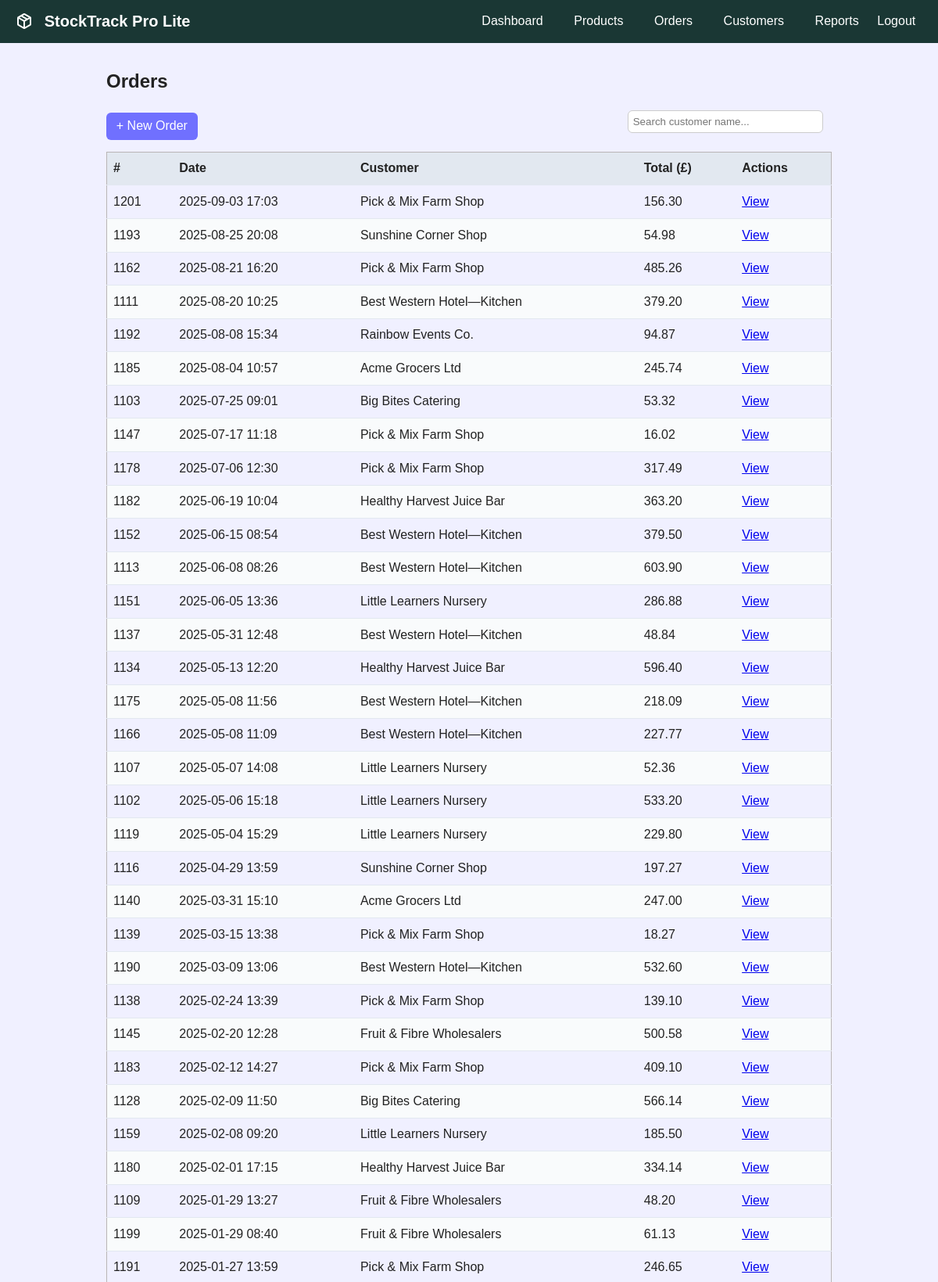
/StockTrackProLite/orders.php (upper part), run on the app's committed database.
### tables this page shows
CREATE TABLE `orders` (
  `id` int(11) NOT NULL AUTO_INCREMENT,
  `customer_id` int(11) DEFAULT NULL,
  `order_date` datetime NOT NULL,
  `total` decimal(10,2) NOT NULL,
  PRIMARY KEY (`id`),
  KEY `customer_id` (`customer_id`),
  CONSTRAINT `orders_ibfk_1` FOREIGN KEY (`customer_id`) REFERENCES `customers` (`id`)
);

CREATE TABLE `customers` (
  `id` int(11) NOT NULL AUTO_INCREMENT,
  `name` varchar(100) NOT NULL,
  `phone` varchar(30) DEFAULT NULL,
  `email` varchar(100) DEFAULT NULL,
  `address` text DEFAULT NULL,
  `is_active` TINYINT(1) NOT NULL DEFAULT 1,
  PRIMARY KEY (`id`)
);

### StockTrackProLite/orders.php (the view, shortened to what this page needs)
<?php
include __DIR__ . '/includes/db.php';
include __DIR__ . '/includes/header.php';
$orders = mysqli_fetch_all(mysqli_query($conn, "SELECT o.id, o.order_date, o.total,
           c.name AS customer
    FROM orders o
    LEFT JOIN customers c ON c.id = o.customer_id
    ORDER BY o.order_date DESC
"), MYSQLI_ASSOC);
?>
<h2>Orders</h2>
<div style="display:flex; align-items:center; gap: 550px;0px; margin-bottom:12px;">
<a href="order_new.php" class="btn">+ New Order</a>
<input
    type="text"
    id="searchCustomer"
    placeholder="Search customer name..."
    style="padding:6px; width:250px; margin-bottom:12px;"
>
</div>
<table>
    <thead>
        <tr>
            <th>#</th>
            <th>Date</th>
            <th>Customer</th>
            <th>Total (£)</th>
            <th>Actions</th>
        </tr>
    </thead>
    <tbody>
    <?php if (empty($orders)): ?>
        <tr><td colspan="5">No orders yet.</td></tr>
    <?php else: ?>
        <?php foreach ($orders as $row): ?>
            <tr data-customer="<?php echo strtolower($row['customer'] ?? ''); ?>">
                <td><?php echo $row['id']; ?></td>
                <td><?php echo date('Y-m-d H:i', strtotime($row['order_date'])); ?></td>
                <td><?php echo htmlspecialchars($row['customer'] ?? '-'); ?></td>
                <td><?php echo number_format($row['total'], 2); ?></td>
                <td><a href="order_view.php?id=<?php echo $row['id']; ?>">View</a></td>
            </tr>
        <?php endforeach; ?>
    <?php endif; ?>
    </tbody>
</table>

### css/style.css (style rules this page uses)
:root { --primary: #1a3734; --primary-dark: #102220; --secondary: #7070ff; --background: #f0f0ff; --card: #ffffff; --border: #b9b5b5; --btn-secondary: #325730; --gray: #e2e8f0; --text: #222; --text-light: #fff; --radius: 6px; }
* { box-sizing: border-box; }
body { margin: 0; font-family: Cabin, Arial, Helvetica, sans-serif; background: var(--background); color: var(--text); line-height: 1.4; }
table { width: 100%; border-collapse: collapse; margin-bottom: 1.5rem; border: 1px solid var(--border) }
th, td { padding: .6rem .5rem; border-bottom: 1px solid var(--gray); text-align: left; }
th { background: var(--gray); font-weight: 600; }
tr:nth-child(even) { background: #f9fbfc; }
input[type=text], input[type=password], input[type=number], select, textarea { width: 100%; padding: .45rem; border: 1px solid #ccc; border-radius: var(--radius); }
.btn { background: var(--secondary); color: var(--text-light); padding: .4rem .8rem; border-radius: var(--radius); text-decoration: none; }

### data on the page
orders: id "1201", order_date "2025-09-03 17:03", customer.name "Pick & Mix Farm Shop", total "156.30"
orders: id "1193", order_date "2025-08-25 20:08", customer.name "Sunshine Corner Shop", total "54.98"
orders: id "1162", order_date "2025-08-21 16:20", customer.name "Pick & Mix Farm Shop", total "485.26"
orders: id "1111", order_date "2025-08-20 10:25", customer.name "Best Western Hotel—Kitchen", total "379.20"
orders: id "1192", order_date "2025-08-08 15:34", customer.name "Rainbow Events Co.", total "94.87"
orders: id "1185", order_date "2025-08-04 10:57", customer.name "Acme Grocers Ltd", total "245.74"
orders: id "1103", order_date "2025-07-25 09:01", customer.name "Big Bites Catering", total "53.32"
orders: id "1147", order_date "2025-07-17 11:18", customer.name "Pick & Mix Farm Shop", total "16.02"
orders: id "1178", order_date "2025-07-06 12:30", customer.name "Pick & Mix Farm Shop", total "317.49"
orders: id "1182", order_date "2025-06-19 10:04", customer.name "Healthy Harvest Juice Bar", total "363.20"
orders: id "1152", order_date "2025-06-15 08:54", customer.name "Best Western Hotel—Kitchen", total "379.50"
orders: id "1113", order_date "2025-06-08 08:26", customer.name "Best Western Hotel—Kitchen", total "603.90"
orders: id "1151", order_date "2025-06-05 13:36", customer.name "Little Learners Nursery", total "286.88"
orders: id "1137", order_date "2025-05-31 12:48", customer.name "Best Western Hotel—Kitchen", total "48.84"
orders: id "1134", order_date "2025-05-13 12:20", customer.name "Healthy Harvest Juice Bar", total "596.40"
orders: id "1175", order_date "2025-05-08 11:56", customer.name "Best Western Hotel—Kitchen", total "218.09"
orders: id "1166", order_date "2025-05-08 11:09", customer.name "Best Western Hotel—Kitchen", total "227.77"
orders: id "1107", order_date "2025-05-07 14:08", customer.name "Little Learners Nursery", total "52.36"
orders: id "1102", order_date "2025-05-06 15:18", customer.name "Little Learners Nursery", total "533.20"
orders: id "1119", order_date "2025-05-04 15:29", customer.name "Little Learners Nursery", total "229.80"
orders: id "1116", order_date "2025-04-29 13:59", customer.name "Sunshine Corner Shop", total "197.27"
orders: id "1140", order_date "2025-03-31 15:10", customer.name "Acme Grocers Ltd", total "247.00"
orders: id "1139", order_date "2025-03-15 13:38", customer.name "Pick & Mix Farm Shop", total "18.27"
orders: id "1190", order_date "2025-03-09 13:06", customer.name "Best Western Hotel—Kitchen", total "532.60"
orders: id "1138", order_date "2025-02-24 13:39", customer.name "Pick & Mix Farm Shop", total "139.10"
orders: id "1145", order_date "2025-02-20 12:28", customer.name "Fruit & Fibre Wholesalers", total "500.58"
orders: id "1183", order_date "2025-02-12 14:27", customer.name "Pick & Mix Farm Shop", total "409.10"
orders: id "1128", order_date "2025-02-09 11:50", customer.name "Big Bites Catering", total "566.14"
orders: id "1159", order_date "2025-02-08 09:20", customer.name "Little Learners Nursery", total "185.50"
orders: id "1180", order_date "2025-02-01 17:15", customer.name "Healthy Harvest Juice Bar", total "334.14"
orders: id "1109", order_date "2025-01-29 13:27", customer.name "Fruit & Fibre Wholesalers", total "48.20"
orders: id "1199", order_date "2025-01-29 08:40", customer.name "Fruit & Fibre Wholesalers", total "61.13"
orders: id "1191", order_date "2025-01-27 13:59", customer.name "Pick & Mix Farm Shop", total "246.65"
